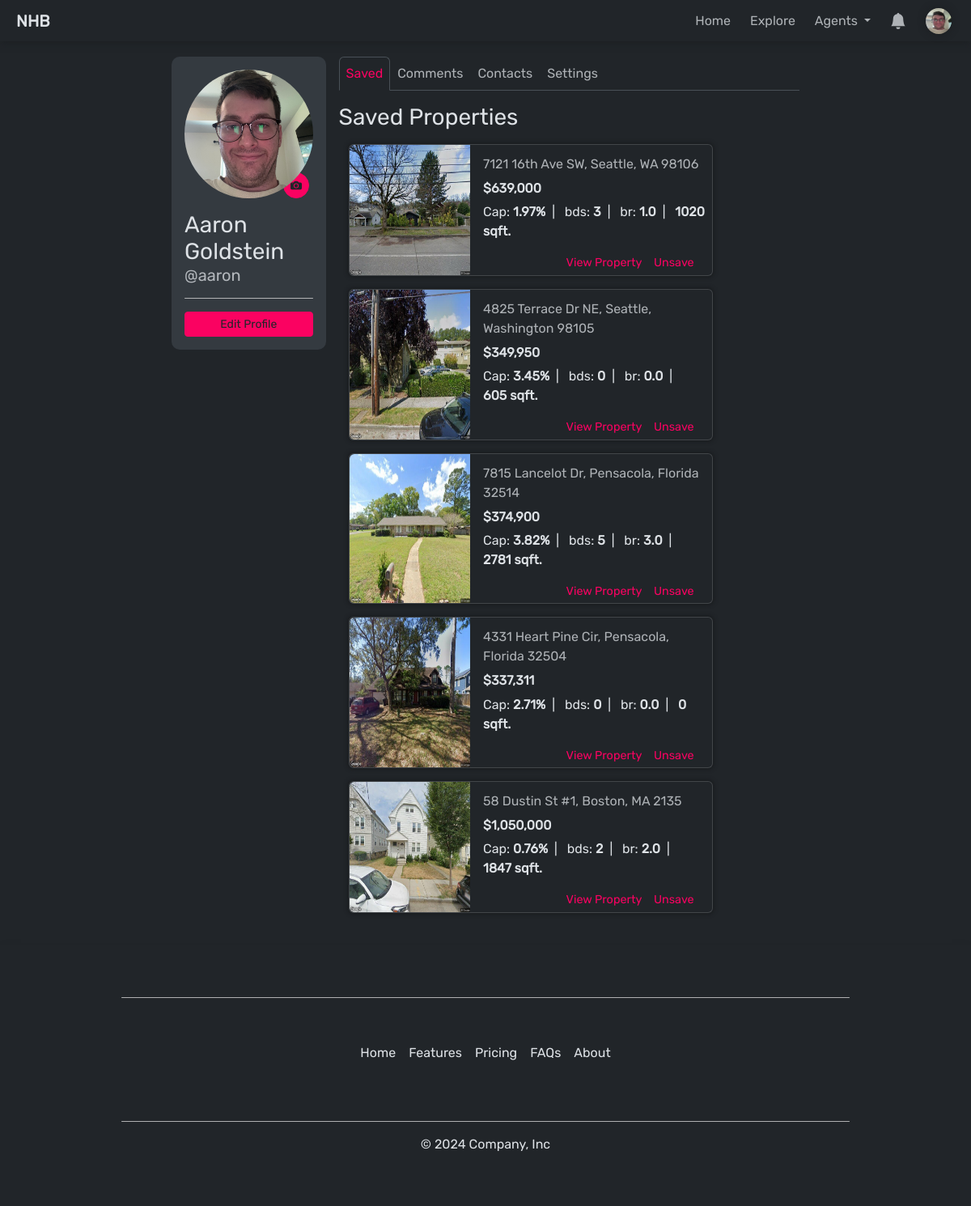
The app's page /profile/user=aaron/ (signed in) with its own data.
### account/models.py (models this page shows, shortened)
class CustomUser(AbstractUser):
    USER_TYPE_CHOICES = (
        ('buyer', 'Buyer'),
        ('agent', 'Agent'),
    )
    user_type = models.CharField(max_length=20, choices=USER_TYPE_CHOICES, default=USER_TYPE_CHOICES[0])
    @property
    def profile(self):
        return self.profile_set.first()
    objects = BaseUserManager()

### profiles/models.py (models this page shows, shortened)
class Profile(models.Model):
    user = models.ForeignKey(User, on_delete=models.CASCADE)
    theme = models.CharField(choices=[('light','light'), ('dark','dark')], max_length=100, default='dark')
    goal = models.CharField(max_length=1000, default='Searching for Investment Property')
    phone_number = models.CharField(max_length=10, blank=True, null=True)
    location = models.CharField(max_length=100, blank=True, null=True)
    profile_picture = models.ImageField(upload_to='profile_pictures', blank=True, null=True)
    @property
    def unread_notification_count(self):
        return self.user.notification_set.filter(is_read=False).count()

### property/models.py (models this page shows, shortened)
class SavedProperty(models.Model):
    profile = models.ForeignKey(Profile, on_delete=models.CASCADE)
    property_id = models.CharField(max_length=100)
    address = models.CharField(max_length=250)
    city = models.CharField(max_length=100)
    state = models.CharField(max_length=2)
    zip = models.IntegerField()
    image = models.ImageField(upload_to='property_images/', default='property_images/default/shrek.webp')
    price = models.DecimalField(max_digits=10, decimal_places=2)
    cap_rate = models.DecimalField(max_digits=7, decimal_places=4)
    beds = models.IntegerField()
    baths = models.DecimalField(max_digits=2, decimal_places=1)
    sq_ft = models.IntegerField()
    timestamp = models.DateTimeField(auto_now_add=True)
    archived = models.BooleanField(default=False)
    class Meta:
        constraints = [
            models.UniqueConstraint('profile', 'property_id', name='profile-property_id'),
        ]
    @property
    def endpoint(self):
        return f'/property/detail/state={self.state}&city={self.city}&address={self.address}&zip={self.zip}&id={self.property_id}/'
    @property
    def address_full(self):
        return f'{self.address}, {self.city}, {self.state} {self.zip}'

### profiles/views.py (the view)
# urls.py: path('user=<str:username>/', views.profile_view, name='profile'),
@login_required(login_url='/account/login/')
def profile_view(request, username:str, *args, **kwargs):
    profile = Profile.objects.get(user__username=username)
    form = UpdateProfileForm(initial={
        'first_name': profile.user.first_name,
        'last_name': profile.user.last_name,
        'email': profile.user.email,
        'phone_number': profile.phone_number,
        'location': profile.location,
        'goal': ast.literal_eval(profile.goal)
    })
    return render(request, 'profile/profile-detail.html', {'profile': profile, 'form': form })

### templates/profile/profile-detail.html (shortened to what this page needs)
{% extends "base.html" %}
{% block content %}
{% load time_delta%}
<div class="container col-sm-8 my-4 mx-auto">
    <div class="profile-container">
        <div class="profile-info">
            <div>
                <div class="mb-3 justify-content-center text-center">
                    <div class="profile-picture">
                        {% if user == profile.user %}
                            <label for="file-input"
                            id="mobile-change-picture-button"
                            class="btn btn-sm love rounded-circle"
                            >{% include "icons/camera.html" %}
                            </label>
                        {% endif %}
                        {% if profile.profile_picture %}
                            <img id="profile-img" src="{{ profile.profile_picture.url }}" alt="Profile Picture">
                        {% else %}
                            <img id="profile-img" src="/media/profile_pictures/default/default.png" alt="Profile Picture">
                        {% endif %}
                    </div>
                </div>
                <div id="profile-details">
                    <h3 class="mb-0">{{ profile.user.first_name }} {{ profile.user.last_name }}</h3>
                    <h5 class="text-muted mb-3">@{{ profile.user.username }}</h5>
                </div>
                <hr></hr>
                {% if user == profile.user %}
                <button id="edit-profile-button" class="btn btn-sm love w-100" onclick="ShowUpdateProfileForm()">Edit Profile</button>
                {% endif %}
            </div>
        </div>
        <div class="profile-content">
            <ul class="nav nav-tabs mb-3">
                <li class="nav-item" onclick="toggleTab('saved-properties')">
                  <a id="saved-properties-link" class="nav-link active" aria-current="page">Saved</a>
                </li>
                <li class="nav-item" onclick="toggleTab('comments')">
                  <a id="comments-link" class="nav-link">Comments</a>
                </li>
                <li class="nav-item" onclick="toggleTab('contact-forms')">
                  <a id="contact-forms-link" class="nav-link">Contacts</a>
                </li>
                <li class="nav-item" onclick="toggleTab('settings')">
                    <a id="settings-link" class="nav-link">Settings</a>
                </li>
            </ul>
            <div id="saved-properties">
                <h3 class="mb-3">Saved Properties</h3>
                <div class="container col-sm-10 m-0">
                    {% for property in profile.savedproperty_set.all|dictsortreversed:"id" %}
                        {% include "profile/partials/saved-property-card.html" %}
                    {% endfor %}
                </div>
            </div>
        </div>
    </div>
</div>
{% endblock %}

### templates/base.html (shortened to what this page needs)
<!DOCTYPE html>
<html lang="en" data-bs-theme="{% if not user.is_authenticated %}dark{% else %}{{ request.user.profile.theme }}{% endif %}">
<head>
    {% load static %}
    <link rel="stylesheet" type="text/css" href={% static "css/styles.css" %}>
    <link href="https://cdn.jsdelivr.net/npm/bootstrap@5.3.3/dist/css/bootstrap.min.css" rel="stylesheet">
    <link rel="stylesheet" href="https://unpkg.com/leaflet@1.9.4/dist/leaflet.css" />
</head>
<body hx-headers='{"X-CSRFToken": "{{ csrf_token }}"}' hx-ext="ws" ws-connect="/ws/notifications/">
    {% include 'components/nav.html' %}
    {% include 'notifications/toast-container.html' %}
    <div id="app-container" class="position-relative" style="min-height:100vh; {% if request.get_full_path != '/' %}padding-top:2.9rem;{% endif %}">
    {% block content %}
    {% endblock %}
    </div>
    {% if not "/explore/" in request.get_full_path %}
        {% include 'components/footer.html' %}
    {% endif %}
</body>
</html>

### templates/components/nav.html (shortened to what this page needs)
{% load static %}
{% load is_agent %}
<nav
id="navbar"
class="navbar navbar-expand-lg w-100 py-1"
>
    <div class="container-fluid m-0">
        <div class="collapse navbar-collapse justify-content-between" id="navbarSupportedContent">
            <a id='brand' class="navbar-brand px-2" href="/">NHB</a>
            <ul class="navbar-nav mb-2 mb-lg-0">
                {% if request.get_full_path != '/' %}
                    <li class="nav-item me-2">
                        <a class="nav-link {% if request.get_full_path == '/' %}active{% endif %}" aria-current="page" href="/">
                            Home
                        </a>
                    </li>
                {% endif %}
                <li class="nav-item me-2">
                    <a class="nav-link {% if '/explore/' in request.get_full_path %}active{% endif %}" href="/explore/">
                        Explore
                    </a>
                </li>
                {% if not request.user|is_agent %}
                <li class="nav-item me-2 dropdown">
                    <a class="nav-link dropdown-toggle {% if '/agent/' in request.get_full_path %}active{% endif %}" href="#" role="button" data-bs-toggle="dropdown" aria-expanded="false">
                        Agents
                    </a>
                </li>
                {% else %}
                <li class="nav-item me-2">
                    <a class="nav-link {% if '/agent/' in request.get_full_path %}active{% endif %}" href="/agent/dashboard/">
                        Dashboard
                    </a>
                </li>
                {% endif %}
                {% if not user.is_authenticated %}
                    <li class="nav-item">
                        <a class="nav-link" href="/account/register/">Login / Signup</a>
                    </li>
                    {% else %}
                    <li class="nav-item dropdown h-100 align-items-start me-2 " >
                        <a
                        id="notification-dropdown-tg"
                        class="nav-link dropdown-toggle d-flex align-items-center position-relative"
                        href="#"
                        role="button"
                        data-bs-toggle="offcanvas" data-bs-target="#notificationsDrawer" aria-controls="notificationsDrawer"
                        onclick="clearNotificationSpan()"
                        >
                            <svg id="notification-icon" xmlns="http://www.w3.org/2000/svg" width="20" height="20" fill="white" class="bi bi-bell-fill" viewBox="0 0 16 16">
                                <path d="M8 16a2 2 0 0 0 2-2H6a2 2 0 0 0 2 2m.995-14.901a1 1 0 1 0-1.99 0A5 5 0 0 0 3 6c0 1.098-.5 6-2 7h14c-1.5-1-2-5.902-2-7 0-2.42-1.72-4.44-4.005-4.901"/>
                            </svg>
                        </a>
                    </li>
                    <li class="nav-item dropdown">
                        <a id="profile-dropdown-tg" class="nav-link dropdown-toggle d-flex align-items-center" href="#" role="button" data-bs-toggle="dropdown" aria-expanded="false">
                            <div id="profile-badge-container">
                            {% if not user.profile.profile_picture %}
                                {% include "icons/profile-icon.html" %}
                            {% else %}
                                <img src="{{ user.profile.profile_picture.url }}" class="profile-badge me-1" alt="profile picture">
                            {% endif %}
                            </div>
                        </a>
                    </li>
                {% endif %}
            </ul>
        </div>
    </div>
</nav>

### templates/notifications/toast-container.html (shortened to what this page needs)
<div id='toast-container' class="toast-container">
</div>

### templates/profile/partials/update-profile-form.html (shortened to what this page needs)
{% load crispy_forms_tags %}

### templates/profile/partials/saved-property-card.html (shortened to what this page needs)
{% load static %}
{% load currency %}
{% load percentage %}
{% load comma %}
<div id="property-card-{{property.property_id}}" class="card mb-3 w-auto" style="box-shadow: 0 0 4px 2px var(--bs-dark-bg-subtle);">
    <div class="row g-0">
        <div class="col-4 col-md-4">
            <img src="{{property.image.url}}" class="img-fluid rounded-start h-100 card-image" alt="...">
        </div>
        <div class="col-8 col-md-8">
            <div class="card-body h-100  align-items-center py-1 ps-3 pe-2">
                <div class="property-card-details h-75 pt-2">
                    <p class="text-muted mb-2">{{ property.address_full }}</p>
                    <h6 style="font-weight:600;">{{ property.price|currency:0 }}</h6>
                    <p class="mb-2" style="font-size:1rem;">
                        Cap: <strong >{{ property.cap_rate|percentage }}</strong>&ensp;|&ensp;
                        bds: <strong>{{ property.beds }}</strong>&ensp;|&ensp;
                        br: <strong>{{ property.baths }}</strong>&ensp;|&ensp;
                        <strong>{{ property.sq_ft }} sqft.</strong>
                    </p>
                </div>
                <div id="card-button-container" class="d-flex pb-2 h-25">
                    <a style="color:var(--love);" href="{{property.endpoint}}">View Property</a>
                    {% if user == request.user %}
                        <a
                        style="color:var(--love);"
                        hx-post="{% url 'toggle_property_saved' %}"
                        hx-target="#property-card-{{property.property_id}}"
                        hx-vals='{ "view": "profile", "property": { "propertyId": "{{ property.property_id }}" }}'
                        hx-swap="outerHTML"
                        >Unsave</a>
                    {% endif %}
                </div>
            </div>
        </div>
    </div>
</div>

### templates/components/footer.html (shortened to what this page needs)
<footer id="footer" class="py-5 position-absolute w-100 shadow" >
  <hr class="w-75 mx-auto mb-5"></hr>
  <ul class="nav justify-content-center pb-3 mb-3">
    <li class="nav-item"><a href="/" class="nav-link px-2">Home</a></li>
    <li class="nav-item"><a href="#" class="nav-link px-2">Features</a></li>
    <li class="nav-item"><a href="#" class="nav-link px-2">Pricing</a></li>
    <li class="nav-item"><a href="#" class="nav-link px-2">FAQs</a></li>
    <li class="nav-item"><a href="#" class="nav-link px-2">About</a></li>
  </ul>
  <hr class="w-75 mx-auto mt-5"></hr>
  <p class="text-center">© 2024 Company, Inc</p>
</footer>

### records on screen
CustomUser: profile.profile_picture (picture)
Profile: profile_picture (picture), user.first_name "Aaron", user.last_name "Goldstein", user.username "aaron"
SavedProperty: image (picture), address_full "7121 16th Ave SW, Seattle, WA 98106", price "$639,000", cap_rate|percentage "1.97%", beds "3", baths "1.0", sq_ft "1020"
SavedProperty: image (picture), address_full "4825 Terrace Dr NE, Seattle, Washington 98105", price "$349,950", cap_rate|percentage "3.45%", beds "0", baths "0.0", sq_ft "605"
SavedProperty: image (picture), address_full "7815 Lancelot Dr, Pensacola, Florida 32514", price "$374,900", cap_rate|percentage "3.82%", beds "5", baths "3.0", sq_ft "2781"
SavedProperty: image (picture), address_full "4331 Heart Pine Cir, Pensacola, Florida 32504", price "$337,311", cap_rate|percentage "2.71%", beds "0", baths "0.0", sq_ft "0"
SavedProperty: image (picture), address_full "58 Dustin St #1, Boston, MA 2135", price "$1,050,000", cap_rate|percentage "0.76%", beds "2", baths "2.0", sq_ft "1847"
